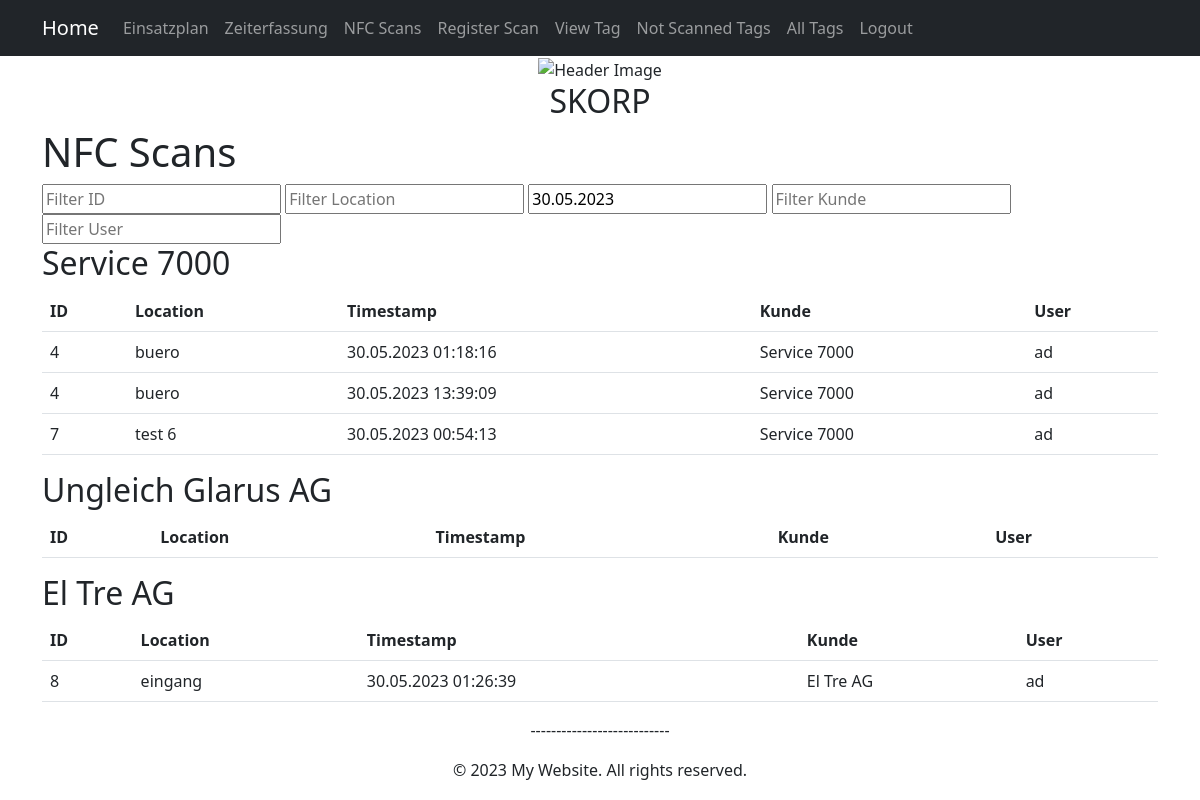
/nfc/scan/list/ (signed in), run on the app's committed database.
### kundendatenbank/models.py (models this page shows, shortened)
class Kunden(models.Model):
    name = models.CharField(max_length=200, blank=False, null=False)
    adresse = models.CharField(max_length=200, blank=False, null=False)
    telefonnummer = models.CharField(max_length=15, blank=False, null=False)
    email = models.EmailField(max_length=200, blank=True, null=True)
    stundenansatz = models.DecimalField(max_digits=5, decimal_places=2, blank=False, null=False)
    def __str__(self):
        return self.name

### nfc/models.py (models this page shows, shortened)
class NfcTag(models.Model):
    kunde = models.ForeignKey(Kunden, on_delete=models.CASCADE, related_name='nfctags', null=True, blank=True)
    location = models.CharField(max_length=200)

class NfcScan(models.Model):
    user = models.ForeignKey(User, on_delete=models.CASCADE)
    tag = models.ForeignKey(NfcTag, on_delete=models.CASCADE)
    timestamp = models.DateTimeField(default=timezone.now)
    image = models.ImageField(upload_to='nfc_scans/', blank=True, null=True)
    comment = models.TextField(blank=True, null=True)

### nfc/views.py (the view)
# urls.py: path('scan/list/', views.scan_list, name='scan_list'),
@login_required
def scan_list(request):
    kunden = Kunden.objects.annotate()
    today = date.today()
    return render(request, 'scan_list.html', {'kunden': kunden, 'today': today})

### templates/scan_list.html (shortened to what this page needs)
{% extends 'base.html' %}
{% load tz %}
{% block content %}
  <h1>NFC Scans</h1>
  <form id="filterForm">
    <input type="text" id="idFilter" placeholder="Filter ID">
    <input type="text" id="locationFilter" placeholder="Filter Location">
    <input type="text" id="timestampFilter" placeholder="Filter Timestamp" value="{{ today|date:'d.m.Y' }}">
    <input type="text" id="kundeFilter" placeholder="Filter Kunde">
    <input type="text" id="userFilter" placeholder="Filter User">
  </form>
  {% for kunde in kunden %}
    {% if kunde.nfctags.exists %}
      <h2>{{ kunde.name }}</h2>
      <table class="table" id="scanTable_{{ kunde.id }}">
        <thead>
          <tr>
            <th>ID</th>
            <th>Location</th>
            <th>Timestamp</th>
            <th>Kunde</th>
            <th>User</th>
          </tr>
        </thead>
        <tbody>
          {% for tag in kunde.nfctags.all %}
            {% for scan in tag.nfcscan_set.all %}
              {% if scan.user == request.user and scan.timestamp|date:'d.m.Y' == today|date:'d.m.Y' %}
                <tr>
                  <td>{{ tag.id }}</td>
                  <td>{{ tag.location }}</td>
                  <td>{{ scan.timestamp|date:"d.m.Y H:i:s" }}</td>
                  <td>{{ tag.kunde }}</td>
                  <td>{{ scan.user }}</td>
                </tr>
              {% endif %}
            {% endfor %}
          {% endfor %}
        </tbody>
      </table>
    {% endif %}
  {% empty %}
    <p>No NFC scans found.</p>
  {% endfor %}
{% endblock %}

### data on the page
Kunden: name "Service 7000"
NfcTag: id "4", location "buero", kunde "Service 7000"
NfcScan: timestamp "30.05.2023 01:18:16", user "ad"
NfcScan: timestamp "30.05.2023 13:39:09", user "ad"
NfcTag: id "7", location "test 6", kunde "Service 7000"
NfcScan: timestamp "30.05.2023 00:54:13", user "ad"
Kunden: name "Ungleich Glarus AG"
Kunden: name "El Tre AG"
NfcTag: id "8", location "eingang", kunde "El Tre AG"
NfcScan: timestamp "30.05.2023 01:26:39", user "ad"
